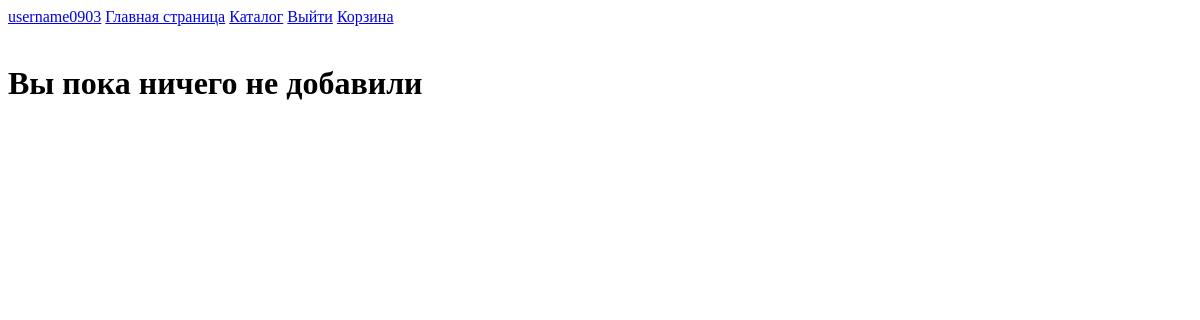
The page /shopping_cart (signed in) on the database as committed earlier.
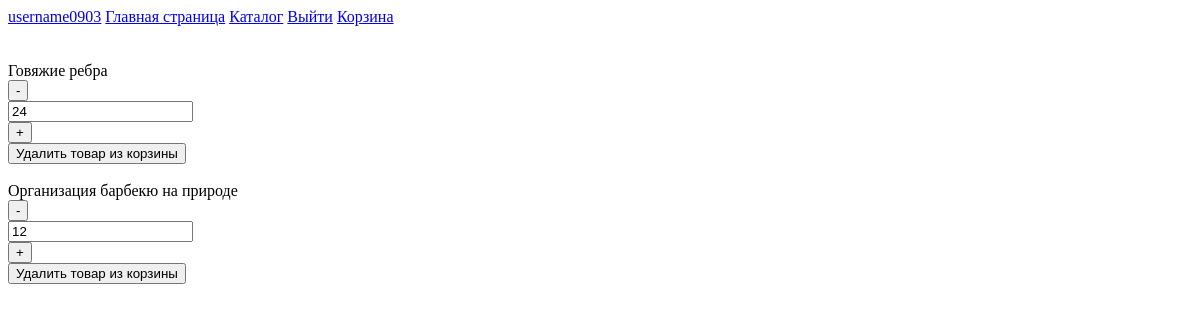
The same page on the database as committed later.
### butcher_shop_app/models.py (models this page shows)
class GoodsInShoppingCart(models.Model):
    user = models.ForeignKey(User, on_delete=models.CASCADE)
    product = models.ForeignKey(Product, on_delete=models.CASCADE)
    count = models.PositiveIntegerField(default=0)

class Product(models.Model):
    name = models.CharField(max_length=200)
    cost = models.PositiveIntegerField()
    category_name = models.ManyToManyField(ProductCategories, default="Вне категорий")
    description = RichTextField(default="Без описания")
    image = models.ImageField(upload_to='img', default="img/1.png")
    def __str__(self):
        return self.name

### butcher_shop_app/views.py (the view, shortened to what this page needs)
# urls.py: path("shopping_cart", shopping_cart),
def shopping_cart(request):
    context = {}
    if request.user.is_authenticated:
        user_cart = GoodsInShoppingCart.objects.filter(user=request.user)
        context["cart"] = user_cart
        context["count_goods_in_cart"] = len(user_cart)
    else:
        shopping_cart_eq = request.session.get('shopping_cart', [])
        count_goods_in_cart = len(shopping_cart_eq)
        context["cart"] = shopping_cart_eq
        context["count_goods_in_cart"] = count_goods_in_cart
    return render(request, "butcher_shop_app/shopping_cart.html", context)

### butcher_shop_app/Templates/butcher_shop_app/shopping_cart.html (shortened to what this page needs)
{% extends 'butcher_shop_app/base.html' %}
{% block content %}
{{cart_len}}<br>
{% if count_goods_in_cart == 0 %}
<h1>Вы пока ничего не добавили</h1>
{% endif %}
{% for product in cart %}
<br>
<div>
    {{product.product}}
    <form method="post">
        <button type="submit">-</button>
    </form>
    <form method="post">
        <input name="goods_count" type="number" min="1" value="{{product.count}}">
    </form>
    <form method="post">
        <button type="submit">+</button>
    </form>
    <form method="post">
        <button type="submit">Удалить товар из корзины</button>
    </form>
</div>
{% endfor %}
{% endblock %}

### butcher_shop_app/Templates/butcher_shop_app/base.html (shortened to what this page needs)
<!DOCTYPE html>
<html lang="en">
<head>
</head>
<body>
<header>
    <a href="#">{{request.user}}</a>
    <a href="http://127.0.0.1:8000/">Главная страница</a>
    <a href="http://127.0.0.1:8000/product_list">Каталог</a>
    {% if request.user.is_authenticated == False %}
    <a href="http://127.0.0.1:8000/login?next={{request.path}}">Войти</a>
    <a href="http://127.0.0.1:8000/registrations?next={{request.path}}">Регистрация</a>
    {% else %}
    <a href="http://127.0.0.1:8000/logout?next={{request.path}}">Выйти</a>
    {% endif %}
    <a href="http://127.0.0.1:8000/shopping_cart">Корзина</a>
</header>
{% block content %}
{%endblock%}
</body>
</html>

Rows that differ between the two databases and show on the page:
added GoodsInShoppingCart: product "Говяжие ребра", goods_count "24"
added GoodsInShoppingCart: product "Организация барбекю на природе", goods_count "12"
Other text that changed with them:
text no longer shown: "Вы пока ничего не добавили"
